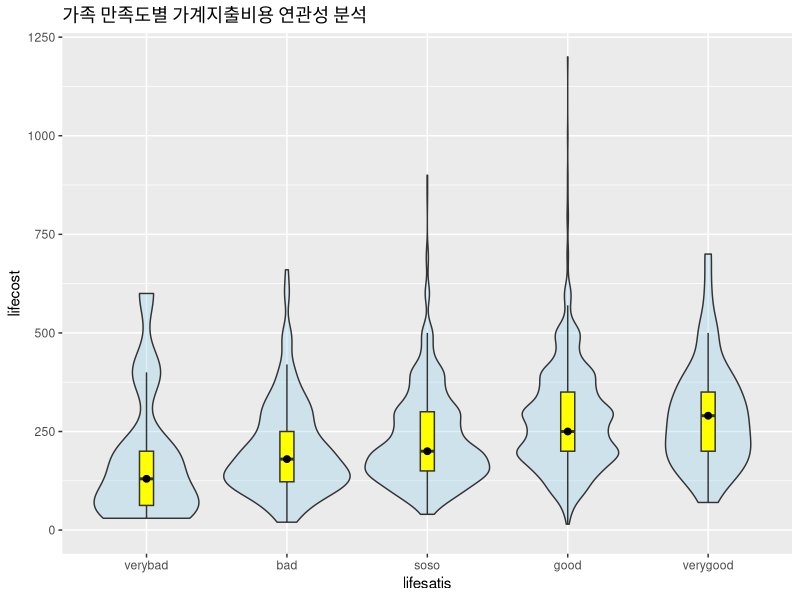
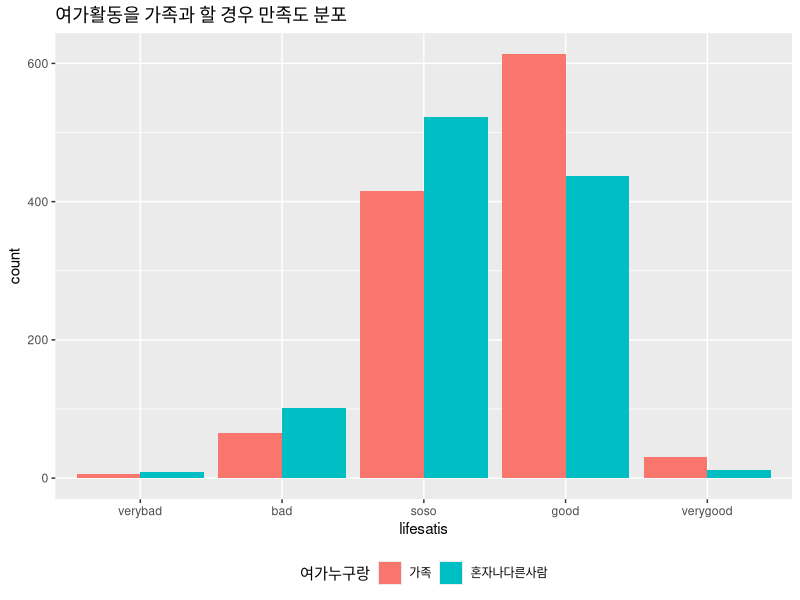
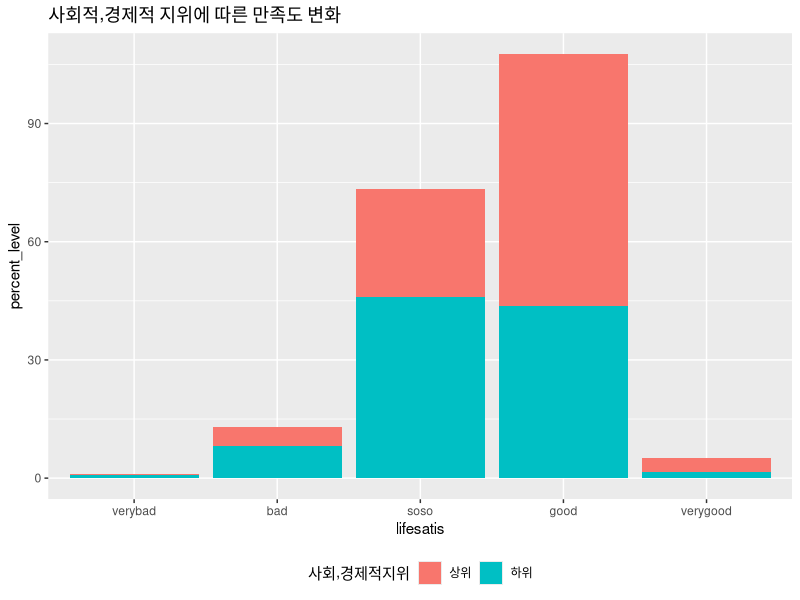

R code for these plots, in order:
## ---- chunk 1

#####패키지로드

library(readxl)
library(ggplot2) 
library(dplyr)
 

####데이터 불러오기 및 이름 변경

seoul <- read_excel("seoul.xlsx")
seoull <- seoul                       

#####데이터 파악

head(seoull)
str(seoull)
dim(seoull)


####필요한 데이터 추출, 변수명 수정

seoull <- seoull%>%
  select(ID,B2,B14,D1,D13) 

seoull <- rename(seoull,house=ID, lifecost=B2, 
                 socialrank=B14, lifesatis=D1, hobbywith=D13)

####결측치 확인 및 이상치를 결측치로 수정

table(is.na(seoull))

seoull$lifecost <- ifelse(seoull$lifecost == 9999,NA,seoull$lifecost)  ##모름, 무응답한 경우 -> 결측치로 처리
seoull$lifesatis <- ifelse(seoull$lifesatis == 0,NA,seoull$lifesatis)  ##1인가구의 경우 비해당 -> 결측치로 처리


table(is.na(seoull$lifecost))
table(is.na(seoull$lifesatis))

## ---- chunk 2
####결측치 제거 후 만족도별로 변수 부여

seoul_satis <- seoull%>%
  filter(!is.na(lifesatis),!is.na(lifecost))  ##결측치 제거

seoul_satis$lifesatis <-  ifelse(seoul_satis$lifesatis == 1,"verybad",   ##매우 안좋음
                                 ifelse(seoul_satis$lifesatis == 2,"bad",   ##안좋음
                                        ifelse(seoul_satis$lifesatis == 3, "soso", ##보통,다음은 좋음과 매우좋음
                                               ifelse(seoul_satis$lifesatis == 4, "good","verygood"))))


####분석하기 전 극단치 확인


library(Hmisc)                  ##기술통계 패키지
describe(seoul_satis$lifecost)  ##차이가 많이나는 극단값 확인 highest에서극단치 4000, 4450 제거 요망

####violin plot + box plot으로 데이터 분석

ggplot(seoul_satis, aes(x = lifesatis, y = lifecost))+
  geom_violin(alpha=0.3,fill="sky blue")+         ##색깔, 투명도 지정
  geom_boxplot(width=0.1, fill="yellow", outlier.colour=NA)+
  stat_summary(fun.y="median", geom="point", shape=21, size=2, fill="black")+ ##색깔  및 중간값 까만 점으로 표시
  ggtitle("가족 만족도별 가계지출비용 연관성 분석")+    ##제목
  scale_x_discrete(limits=c("verybad","bad","soso","good","verygood"))+ ##만족도 순서 정렬
  ylim(0,1200)  ##차이가 많이나는 극단치 2개 제거한 범위 지정

## ---- chunk 3
####이상치 제거 및 결측치 확인

seoull$hobbywith <- ifelse(seoull$hobbywith == 6,NA,seoull$hobbywith)
table(is.na(seoull$hobbywith))

## ---- chunk 4
####앞의 가족 만족도 결측치 제거한 데이터를 사용, 가족과 즐기는 경우와 아닌 경우를 변수로 설정

seoul_hobby <- seoul_satis%>%
  filter(!is.na(hobbywith))%>%
  mutate(withfam=ifelse(hobbywith==2,"family","other"))

table(seoul_hobby$withfam)  ## 데이터 수 차이가 크지 않음

####bar그래프로 데이터 분석

ggplot(data=seoul_hobby) +
  geom_bar(mapping = aes(x=lifesatis, fill=as.factor(withfam)), position = "dodge") + 
  theme(legend.position = "bottom")+ ##x축은 가족만족도, y축은 여가누구랑 즐기는지에 따른 수, 범례위치
  scale_x_discrete(limits=c("verybad","bad","soso","good","verygood"))+
  scale_fill_discrete(name="여가누구랑",
                      labels=c("가족","혼자나다른사람"))+ ##범례 이름 설정
  ggtitle("여가활동을 가족과 할 경우 만족도 분포") ##분석 이름 설정
## ---- chunk 5
####앞에서 전처리한 변수 seoul_satis를 이용, 사회적, 경제적 지위를 high, low 두 분류로 다시 설정하는 변수를 설정

seoul_level <- seoul_satis%>%
  mutate(level=ifelse(socialrank<=3,"high","low"))

####지위별, 만족도별 데이터로 묶은 뒤 지위별 만족도 비율 변수를 생성

table(seoul_level$level)   ##둘의 수를 비교
seoul_ll <- seoul_level%>%    ##차이가 많이 나는 측정치이므로 그룹별 데이터로 묶고 빈도 변수 생성
  group_by(level,lifesatis)%>%
  summarise(count=n())
seoul_ll3 <- seoul_ll%>%mutate(percent_level=count/sum(count)*100) ##빈도 변수를 활용해 비율 변수 생성
## ---- chunk 6
####가족만족도와 사회적, 경제적 지위의 연관성을 나타내는 bar비율 누적그래프 생성

ggplot(seoul_ll3, aes(x=lifesatis,y=percent_level, fill=as.factor(level))) +  
  geom_bar(stat = "identity")+  ##비율누적막대그래프
  theme(legend.position = "bottom")+  ##범례위치
  scale_x_discrete(limits=c("verybad","bad","soso","good","verygood"))+ 
  scale_fill_discrete(name="사회,경제적지위", labels=c("상위","하위"))+  ##범례 이름
  ggtitle("사회적,경제적 지위에 따른 만족도 변화") ##제목
